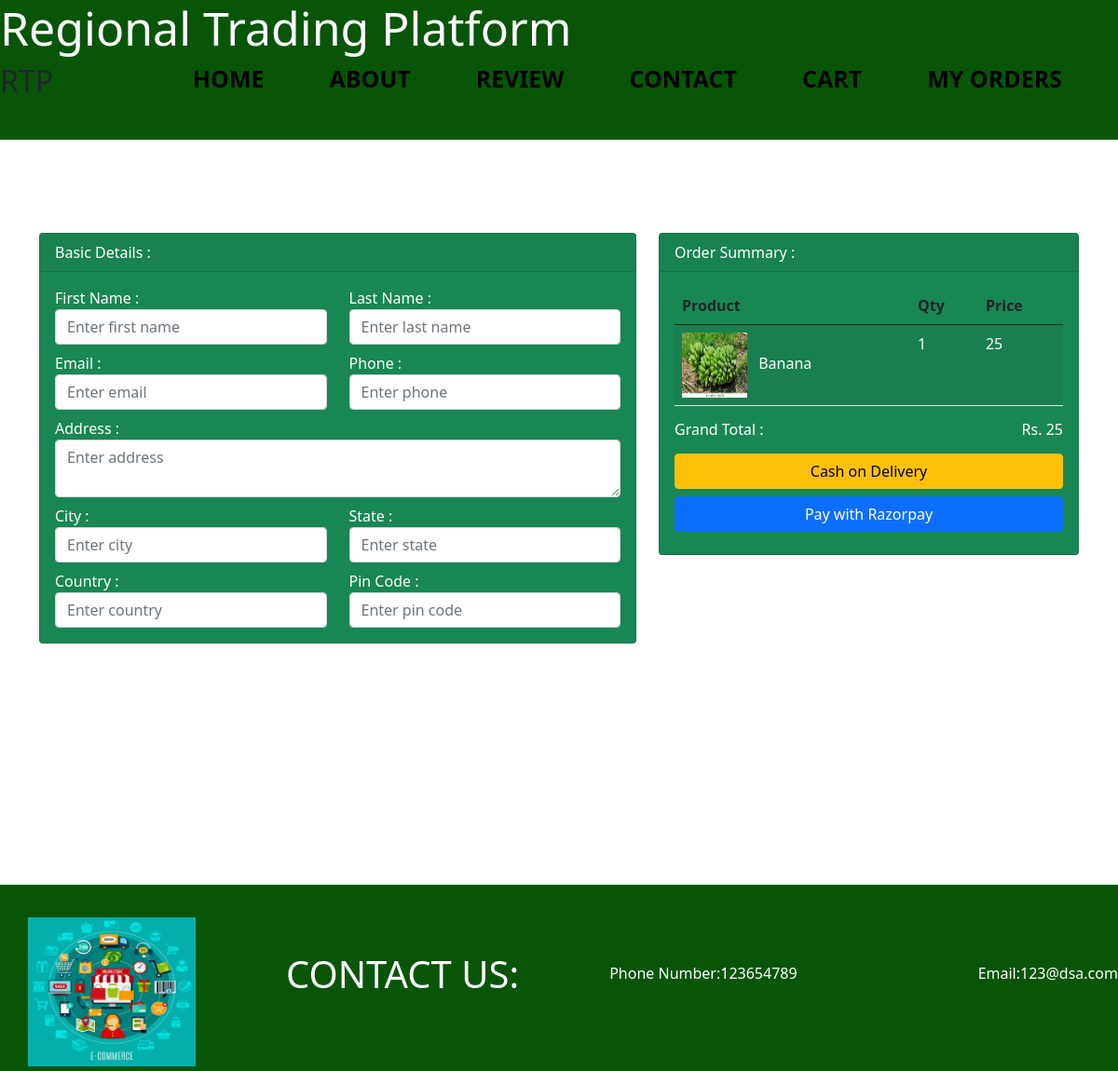
Page /checkout (signed in) on the committed database.
### app1/models.py (models this page shows, shortened)
class cartitems(models.Model):
    productname=models.ForeignKey(productsinput,on_delete=models.CASCADE)
    quantity=models.PositiveIntegerField(default=0)
    Sum_price=models.IntegerField()
    user=models.ForeignKey(User,on_delete=models.CASCADE)
    date_added=models.DateTimeField(auto_now_add=True)
    image=models.ImageField(upload_to="pics",default="none")
    seller_name=models.CharField(max_length=100,default="none")

class productsinput(models.Model):
    Name=models.CharField(max_length=100)
    Productname=models.CharField(max_length=100)
    Email=models.EmailField()
    PhoneNumber=models.CharField(max_length=10)
    Address=models.TextField()
    PINCODE=models.IntegerField()
    Image=models.ImageField(upload_to="pics")
    Quantity_For_Sale=models.IntegerField()
    Price_per_kg=models.IntegerField()
    Comments= models.TextField()
    def __str__(self):
        return self.Productname

### app1/views.py (the view)
# urls.py: path('checkout', views.checkoutfn, name='checkoutpage'),
@login_required(login_url='homepage')
def checkoutfn(request):
    simplecart1=cartitems.objects.filter(user=request.user)
    for i in simplecart1:
        if i.quantity>i.productname.Quantity_For_Sale:
            cartitems.objects.delete(id=i.id)
    maincart1=cartitems.objects.filter(user=request.user)
    total_price=0
    for i in maincart1:
        total_price=total_price+i.Sum_price
    dict4={
        'key4':maincart1,
        'key5':total_price
    }
    return render(request,'checkout.html',dict4)

### app1/templates/checkout.html (shortened to what this page needs)
{% extends 'Header&Footer.html' %}
{% block content %}
<link href="https://cdn.jsdelivr.net/npm/bootstrap@5.0.2/dist/css/bootstrap.min.css" rel="stylesheet">
<div id="checkout_div">
<div class="container">
    <form method="POST" action="{% url 'placeorderpage' %}" enctype="multipart/form-data">
    <div class="row">
        <div class="col-sm-7">
            <div class="card text-white bg-success mb-3">
                 <div class="card-header">Basic Details :</div>
                  <div class="card-body">
                    <div class="row">
                        <div class="col-sm-6">
                            <label>First Name :</label>
                            <input type="text" required class="form-control" name="fname" placeholder="Enter first name">
                        </div>
                        <div class="col-sm-6">
                            <label>Last Name :</label>
                            <input type="text" required class="form-control" name='lname' placeholder="Enter last name">
                        </div>
                        <div class="col-sm-6 mt-2">
                            <label>Email :</label>
                            <input type="email" required class="form-control" name="email" placeholder="Enter email">
                        </div>
                        <div class="col-sm-6 mt-2">
                            <label>Phone :</label>
                            <input type="text" required class="form-control" name="phone" placeholder="Enter phone">
                        </div>
                        <div class="col-sm-12 mt-2">
                            <label>Address :</label><br>
                            <textarea class="form-control" name="address" placeholder="Enter address"></textarea>
                        </div>
                        <div class="col-sm-6 mt-2">
                            <label>City :</label>
                            <input type="text" required class="form-control" name="city" placeholder="Enter city">
                        </div>
                        <div class="col-sm-6 mt-2">
                            <label>State :</label>
                            <input type="text" required class="form-control" name="state" placeholder="Enter state">
                        </div>
                        <div class="col-sm-6 mt-2">
                            <label>Country :</label>
                            <input type="text" required class="form-control" name="country" placeholder="Enter country">
                        </div>
                        <div class="col-sm-6 mt-2">
                            <label>Pin Code :</label>
                            <input type="text" required class="form-control" name="pincode" placeholder="Enter pin code">
                        </div>
                    </div>
                  </div>
            </div>
        </div>
        <div class="col-sm-5">
            <div class="card text-white bg-success mb-3">
                <div class="card-header">Order Summary :</div>
                <div class="card-body">
                    {% if key4 %}
                        <table class="table table-striped ">
                            <thead>
                                <tr>
                                    <th >Product</th>
                                    <th>Qty</th>
                                    <th>Price</th>
                                </tr>
                            </thead>
                            <tbody>
                                {% for i in key4 %}
                                    <tr class="text-white">
                                        <td><img src="{{i.image.url}}" class="me-2" height="70px" width="70px">
                                            {{i.productname}}</td>
                                        <td>{{i.quantity}}</td>
                                        <td>{{i.Sum_price}}</td>
                                    </tr>
                                {% endfor %}
                            </tbody>
                        </table>
                        <h6> Grand Total :<span class="float-end"> Rs. {{key5}}</span></h6>
                        <div class="mt-3">
                            <button type="submit" class="btn btn-warning w-100">Cash on Delivery</button>
                            <button type="button" id="paywithRazorpay" class="btn btn-primary w-100 mt-2">Pay with Razorpay</button>
                        </div>
                    {% else %}
                        <h5>Your cart is empty</h5>
                    {% endif %}
                </div>
            </div>
    </div>
  </div>
    </form>
</div>
</div>
{% endblock %}

### static/style1.css (style rules this page uses)
#checkout_div { margin-top:100px; margin-bottom:100px; height:600px; }

### rows in the picture
cartitems: image (picture), productname "Banana", quantity "1", Sum_price "25"

### other values in the picture
{{ key5 }} "25"
